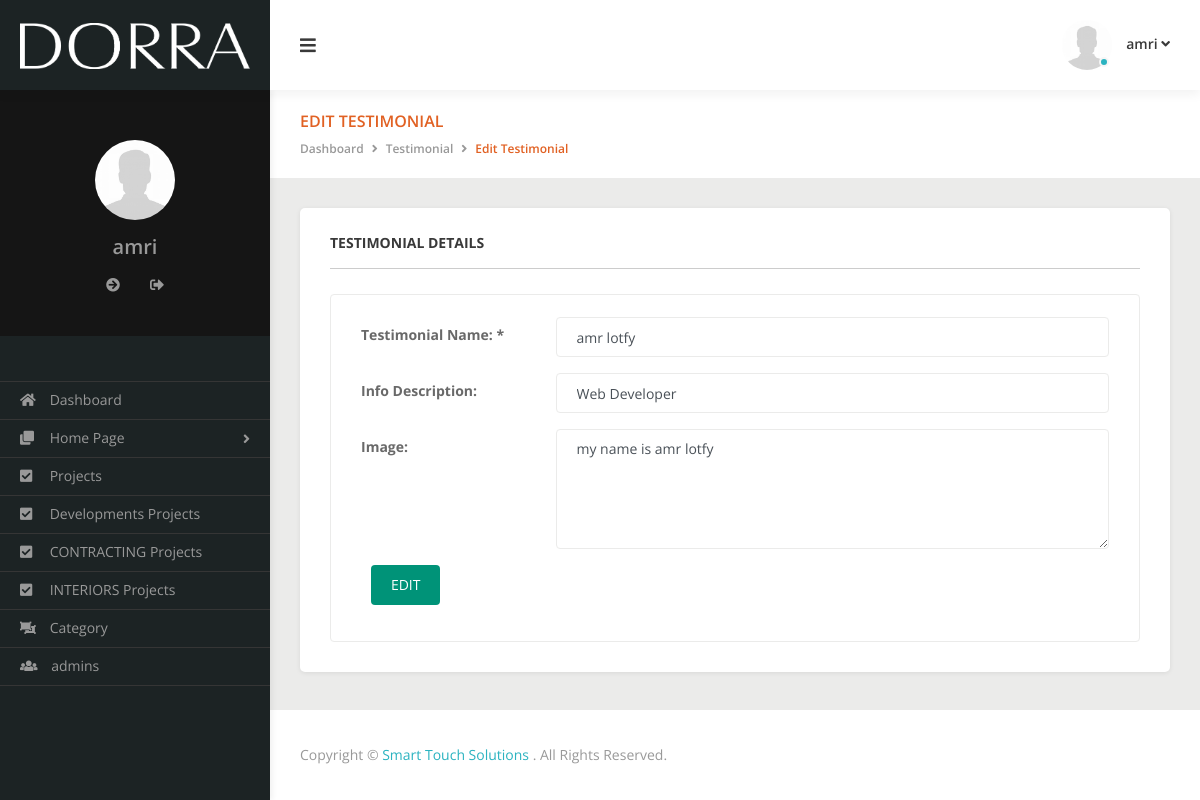
Screenshot of /testimonial-edit.php?edit=1 (signed in) with the database file from the repository.
### tables this page shows
CREATE TABLE `testimonial` (
  `ID` int(11) NOT NULL,
  `test_name` varchar(255) NOT NULL,
  `test_position` varchar(255) NOT NULL,
  `test_text` varchar(255) NOT NULL
);

### testimonial-edit.php (the view, shortened to what this page needs)
<?php
if(isset($_SESSION['username'])){
include 'init.php';
  $IID = '' ;
  if($_GET['edit']){
     $IID = $_GET['edit'];
   }
   $getInfo = $con->prepare("SELECT * FROM testimonial WHERE ID = ?");
   $getInfo->execute(array($IID));
   $testimonial = $getInfo->fetch();
?>
<main class="main--container">
           <section class="page--header">
               <div class="container-fluid">
          <div class="row">
                       <div class="col-lg-6">
                           <h2 class="page--title h5">Edit Testimonial</h2>
                           <ul class="breadcrumb">
                               <li class="breadcrumb-item"><a href="dashboard.php">Dashboard</a></li>
                               <li class="breadcrumb-item"><a href="testimonial.php">Testimonial</a></li>
                               <li class="breadcrumb-item active"><span>Edit Testimonial</span></li>
                           </ul>
                       </div>
                   </div>
               </div>
           </section>
           <section class="main--content">
               <div class="panel">
                   <div class="records--body">
                       <div class="title">
                        <h6 class="h6">Testimonial Details</h6>  </div>
           <div class="tab-content">
                           <div class="tab-pane fade show active" id="tab01">
                               <form action="testimonial-edit.php" method="POST" >
                                       <div class="col-md-9">
                                       </div>
                                   <div class="form-group row"> <span class="label-text col-md-3 col-form-label">Testimonial Name: *</span>
                                       <div class="col-md-9">
                                           <input type="text" value="<?php echo $testimonial['test_name'] ?>" name="iname" class="form-control" required="">
                                       </div>
                                   </div>
                                   <div class="form-group row"> <span class="label-text col-md-3 col-form-label">Info Description:</span>
                                       <div class="col-md-9">
                                       <input type="text" value="<?php echo $testimonial['test_position'] ?>" name="position" class="form-control" required="">
                                       </div>
                                   </div>
                                   <div class="form-group row"> <span class="label-text col-md-3 col-form-label">Image:</span>
                                       <div class="col-md-9">
                                       <textarea name="text" class="form-control"><?php echo $testimonial['test_text'] ?></textarea>
                                   </div>
                                   <div class="row mt-3">
                                       <div class="col-md-9 offset-md-3">
                                           <input type="submit" name="edit"  value="Edit" class="btn btn-rounded btn-success"> </div>
                                   </div>
                               </form>
                           </div>
                       </div>
                   </div>
               </div>
           </section>
                    <?php
 include $tpl . 'footer.php';
   }else{
        header('Location: index.php');
           exit();
    }
   ?>

### rows the page displays
testimonial: iname "amr lotfy", position "Web Developer", text "my name is amr lotfy"

### other values shown
$_SESSION['username'] "amri"
